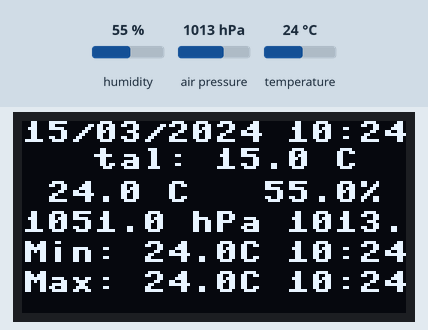
Simulated run of this program. Board: ESP32 board running MicroPython. On the bench: 128×64 one-colour display. The test bench sets the inputs (shaded band); at power-on: humidity 55 %, air pressure 1013 hPa, temperature 24 °C. The clock reads 2024-03-15 10:24:30 at power-on unless the program sets it; library files of the repository ran but are not shown: ssd1306.py, ds3231.py; what the program prints to the serial console is not drawn.

Above: at 2.5 s.
2.6 s: humidity set to 22 %
At 14.1 s:
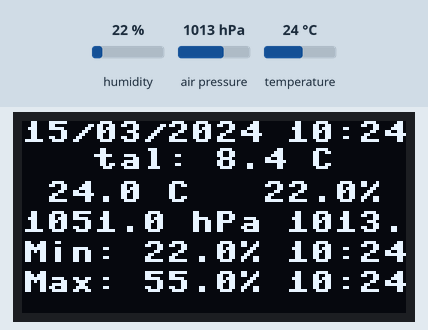
14.4 s: air pressure set to 952 hPa
At 24.5 s:
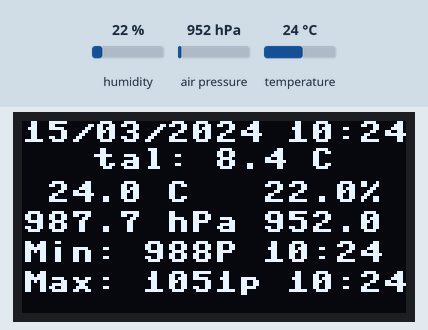
25.3 s: temperature set to 12 °C
At 35.9 s:
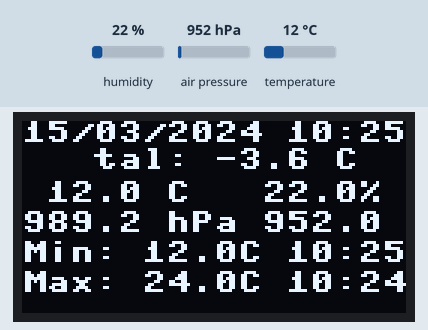
36.3 s: humidity set to 40 %
At 46.1 s:
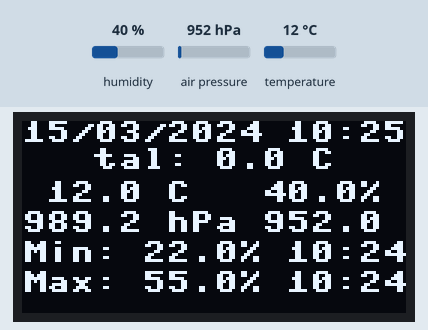
Timing chart, 0 to 47.6 s (numbered marks = the images above; inputs shaded):
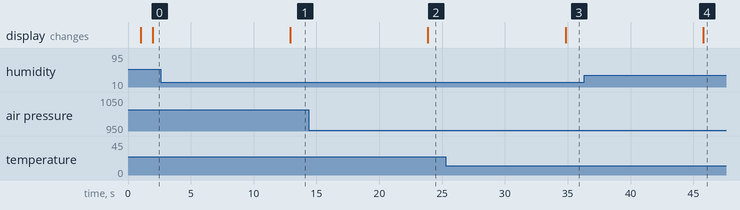

Measured:
- after the input at 2.6 s, the display: changes after 10.3 s (image 1)
- after the input at 14.4 s, the display: changes after 9.5 s (image 2)
- after the input at 25.3 s, the display: changes after 9.5 s (image 3)
- after the input at 36.3 s, the display: changes after 9.5 s (image 4)

The program:

temp_hum_for_esp32_wroom.py
```python
# קוד סופי לחיישן טמפרטורה לחות ולחץ אוויר BME280

# קוד טוב יותר שעובד עם פונקציות נוספות ושמירת מינ-מקס

import math
import machine
from machine import Pin, I2C
import ssd1306
import BME280
from time import sleep, localtime
from ds3231 import DS3231


# Initialize I2C for both OLED and BME280
i2c_BME280 = I2C(0, scl=Pin(27), sda=Pin(26))
i2c = I2C(1, scl=Pin(22), sda=Pin(21), freq=10000)

# Initialize OLED display
oled_width = 128
oled_height = 64
oled = ssd1306.SSD1306_I2C(oled_width, oled_height, i2c)

# Initialize BME280 sensor
bme = BME280.BME280(i2c=i2c_BME280)


# מקבל מספר יום בשבוע לפי הנורמלי ומחזיר את מספר היום בשבוע לפי ההגדרות ב RTC
def get_rtc_weekday(weekday):
    rtc_weekday_dict = {1:6,2:0,3:1,4:2,5:3,6:4,7:5}
    return rtc_weekday_dict.get(weekday)


# פונקציה לקרוא את הזמן מ-DS3231 ולעדכן את ה-machine.RTC()
def sync_rtc_with_ds3231():
    try:
        # הגדרת ערוץ שונה לקלט של שעון חיצוני
        # לא חובה ואפשר להשתמש בערוץ הקלט הרגיל
        i2c_ds3231 = i2c_BME280

        # יצירת אובייקט RTC במערכת (machine RTC)
        rtc_system = machine.RTC()

        # יצירת אובייקט DS3231
        rtc_ds3231 = DS3231(i2c_ds3231)

        # קריאת הזמן מ-DS3231
        ds3231_time = rtc_ds3231.datetime()

        # עדכון ה-machine RTC עם הזמן שנקרא מ-DS3231
        rtc_system.datetime(ds3231_time)
        print("Time synced with DS3231: ", ds3231_time)

    except Exception as e:
        print("Error reading from DS3231: ", e)
        # במקרה של שגיאה, נגדיר זמן ידני ב-machine.RTC()
        manual_time = (2005, 12, 30, get_rtc_weekday(7), 19, 50, 30, 0)  # (שנה, חודש, יום, יום בשבוע, שעה, דקות, שניות, תת-שניות)
        rtc_system.datetime(manual_time)
        print("Time set manually in machine.RTC: ", manual_time)


# הגדרת הזמן
rtc = machine.RTC()
#rtc.datetime((2024, 12, 12, 3, 18, 5, 0, 0))  # (שנה, חודש, יום, יום בשבוע, שעה, דקות, שניות, תת-שניות)
sync_rtc_with_ds3231()


# Variables for minimum and maximum tracking
min_temp = float('inf')
max_temp = float('-inf')
min_humidity = float('inf')
max_humidity = float('-inf')
min_pressure = float('inf')
max_pressure = float('-inf')

min_time_temp = localtime()
max_time_temp = localtime()
min_time_humidity = localtime()
max_time_humidity = localtime()
min_time_pressure = localtime()
max_time_pressure = localtime()

# Variable for current day tracking
current_date = localtime()[0:3]

# State for display toggling
current_screen = 0  # 0: Temperature, 1: Humidity, 2: Pressure

def get_sea_level_pressure_hpa(P_hpa, T_celsius, h_meters, M=0.0289644, g=9.80665, R=8.3144598):
    """
    Computes the sea level atmospheric pressure given the pressure at a specific height.

    Parameters:
        P_hpa (float): Pressure at the given height (hPa).
        T_celsius (float): Temperature at the given height (°C).
        h_meters (float): Height above sea level (meters).
        M (float): Molar mass of Earth's air (kg/mol). Default is 0.0289644.
        g (float): Gravitational acceleration (m/s^2). Default is 9.80665.
        R (float): Universal gas constant (J/(mol·K)). Default is 8.3144598.

    Returns:
        float: Atmospheric pressure at sea level (hPa).
    """
    # Convert inputs
    P = P_hpa * 100  # Convert hPa to Pa
    T = T_celsius + 273.15  # Convert Celsius to Kelvin

    # Reverse barometric formula to calculate sea-level pressure
    P0 = P * math.exp(M * g * h_meters / (R * T))

    # Convert back to hPa
    return P0 / 100

def get_data():
    """Reads temperature, humidity, and pressure from BME280 sensor."""
    temp = float(bme.temperature[:-1])
    humidity = float(bme.humidity[:-1])
    pressure = float(bme.pressure[:-3])
    return temp, humidity, pressure

def update_min_max(temp, humidity, pressure):
    """Updates minimum and maximum values for temperature, humidity, and pressure."""
    global min_temp, max_temp, min_humidity, max_humidity, min_pressure, max_pressure
    global min_time_temp, max_time_temp, min_time_humidity, max_time_humidity, min_time_pressure, max_time_pressure

    if temp < min_temp:
        min_temp = temp
        min_time_temp = localtime()
    if temp > max_temp:
        max_temp = temp
        max_time_temp = localtime()

    if humidity < min_humidity:
        min_humidity = humidity
        min_time_humidity = localtime()
    if humidity > max_humidity:
        max_humidity = humidity
        max_time_humidity = localtime()

    if pressure < min_pressure:
        min_pressure = pressure
        min_time_pressure = localtime()
    if pressure > max_pressure:
        max_pressure = pressure
        max_time_pressure = localtime()

def reset_min_max_if_new_day():
    """Resets minimum and maximum values if the day changes."""
    global min_temp, max_temp, min_humidity, max_humidity, min_pressure, max_pressure
    global min_time_temp, max_time_temp, min_time_humidity, max_time_humidity, min_time_pressure, max_time_pressure
    global current_date

    today = localtime()[0:3]
    if today != current_date:
        current_date = today
        min_temp = float('inf')
        max_temp = float('-inf')
        min_humidity = float('inf')
        max_humidity = float('-inf')
        min_pressure = float('inf')
        max_pressure = float('-inf')
        min_time_temp = localtime()
        max_time_temp = localtime()
        min_time_humidity = localtime()
        max_time_humidity = localtime()
        min_time_pressure = localtime()
        max_time_pressure = localtime()

def format_time(time_tuple):
    """Formats time tuple to HH:MM."""
    return '{:02}:{:02}'.format(time_tuple[3], time_tuple[4])

def display_data():
    """Displays sensor readings and additional information on OLED."""
    global current_screen

    temp, humidity, pressure = get_data()
    altitude = 320
    #delta_p = 10 * (altitude/100) # כלל האצבע: לחץ האוויר יורד בכ-12 hPa לכל 100 מטרים בגובה
    #pressure_at_sea_level = pressure + delta_p
    pressure_at_sea_level = get_sea_level_pressure_hpa(pressure, temp, altitude)

    update_min_max(temp, humidity, pressure_at_sea_level)
    reset_min_max_if_new_day()

    # Calculate dew point
    dew_point = temp - ((100 - humidity) / 5)

    oled.fill(0)

    t = localtime()
    time_string = "{:02d}/{:02d}/{:04d} {:02d}:{:02d}:{:02d}".format(t[2], t[1], t[0], t[3], t[4], t[5])
    oled.text(f'{time_string}', 0, 0)
    oled.text(' {:.1f} C   {:.1f}%'.format(temp, humidity), 0, 20)
    oled.text('   tal: {:.1f} C'.format(dew_point), 0, 9)
    oled.text('{:.1f} hPa {:.1f}'.format(pressure_at_sea_level,pressure), 0, 30)

    if current_screen == 0:  # Temperature
        oled.text('Min: {:.1f}C {}'.format(min_temp, format_time(min_time_temp)), 0, 40)
        oled.text('Max: {:.1f}C {}'.format(max_temp, format_time(max_time_temp)), 0, 50)

    elif current_screen == 1:  # Humidity
        oled.text('Min: {:.1f}% {}'.format(min_humidity, format_time(min_time_humidity)), 0, 40)
        oled.text('Max: {:.1f}% {}'.format(max_humidity, format_time(max_time_humidity)), 0, 50)

    elif current_screen == 2:  # Pressure
        oled.text('Min: {:.0f}P {}'.format(min_pressure, format_time(min_time_pressure)), 0, 40)
        oled.text('Max: {:.0f}p {}'.format(max_pressure, format_time(max_time_pressure)), 0, 50)

    oled.show()

# Main loop to continuously update data
while True:
    display_data()
    current_screen = (current_screen + 1) % 3  # Cycle through screens (0, 1, 2)
    sleep(10)
```
